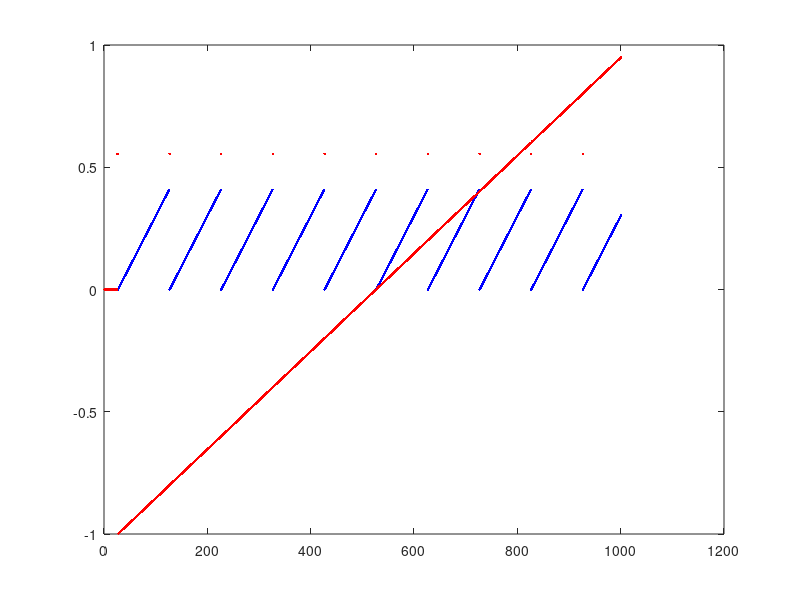

Recreate this plot in MATLAB.
data = importdata('vectoring_out.dat');
mag_o = data(:,1);
phase_o = data(:,2);

figure_vector = figure()
plot(mag_o/2^24,'.b');
hold on; plot(phase_o/2^23, '.r');